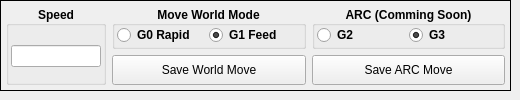
     <widget class="QWidget" name="tab">
      <attribute name="title">
       <string>Move World</string>
      </attribute>
      <widget class="QFrame" name="horizontalFrame_2">
       <property name="geometry">
        <rect>
         <x>0</x>
         <y>0</y>
         <width>511</width>
         <height>91</height>
        </rect>
       </property>
       <property name="frameShape">
        <enum>QFrame::Box</enum>
       </property>
       <layout class="QHBoxLayout" name="horizontalLayout_3">
        <property name="leftMargin">
         <number>5</number>
        </property>
        <property name="topMargin">
         <number>5</number>
        </property>
        <property name="rightMargin">
         <number>5</number>
        </property>
        <property name="bottomMargin">
         <number>5</number>
        </property>
        <item>
         <widget class="QGroupBox" name="gridGroupBox_4">
          <property name="maximumSize">
           <size>
            <width>100</width>
            <height>150</height>
           </size>
          </property>
          <property name="font">
           <font>
            <weight>75</weight>
            <bold>true</bold>
           </font>
          </property>
          <property name="title">
           <string>Speed</string>
          </property>
          <property name="alignment">
           <set>Qt::AlignCenter</set>
          </property>
          <property name="flat">
           <bool>false</bool>
          </property>
          <layout class="QGridLayout" name="gridLayout_5">
           <property name="leftMargin">
            <number>2</number>
           </property>
           <property name="topMargin">
            <number>5</number>
           </property>
           <property name="rightMargin">
            <number>2</number>
           </property>
           <property name="bottomMargin">
            <number>0</number>
           </property>
           <property name="spacing">
            <number>0</number>
           </property>
           <item row="1" column="0">
            <widget class="QLineEdit" name="feedLE"/>
           </item>
          </layout>
         </widget>
        </item>
        <item>
         <layout class="QVBoxLayout" name="verticalLayout_14">
          <item>
           <widget class="QGroupBox" name="moveGB">
            <property name="maximumSize">
             <size>
              <width>16777215</width>
              <height>80</height>
             </size>
            </property>
            <property name="font">
             <font>
              <weight>75</weight>
              <bold>true</bold>
             </font>
            </property>
            <property name="title">
             <string>Move World Mode</string>
            </property>
            <property name="alignment">
             <set>Qt::AlignCenter</set>
            </property>
            <layout class="QGridLayout" name="gridLayout_3">
             <property name="leftMargin">
              <number>2</number>
             </property>
             <property name="topMargin">
              <number>0</number>
             </property>
             <property name="rightMargin">
              <number>2</number>
             </property>
             <property name="bottomMargin">
              <number>2</number>
             </property>
             <property name="spacing">
              <number>0</number>
             </property>
             <item row="0" column="0">
              <widget class="QRadioButton" name="g0RB">
               <property name="maximumSize">
                <size>
                 <width>100</width>
                 <height>16777215</height>
                </size>
               </property>
               <property name="text">
                <string>G0 Rapid</string>
               </property>
               <property name="checked">
                <bool>false</bool>
               </property>
               <property name="gcode" stdset="0">
                <string>G0</string>
               </property>
              </widget>
             </item>
             <item row="0" column="2">
              <widget class="QRadioButton" name="g1RB">
               <property name="maximumSize">
                <size>
                 <width>100</width>
                 <height>16777215</height>
                </size>
               </property>
               <property name="text">
                <string>G1 Feed</string>
               </property>
               <property name="checked">
                <bool>true</bool>
               </property>
               <property name="gcode" stdset="0">
                <string>G1</string>
               </property>
              </widget>
             </item>
            </layout>
           </widget>
          </item>
          <item>
           <widget class="QPushButton" name="logPB">
            <property name="sizePolicy">
             <sizepolicy hsizetype="Preferred" vsizetype="Preferred">
              <horstretch>0</horstretch>
              <verstretch>0</verstretch>
             </sizepolicy>
            </property>
            <property name="minimumSize">
             <size>
              <width>80</width>
              <height>30</height>
             </size>
            </property>
            <property name="maximumSize">
             <size>
              <width>555</width>
              <height>30</height>
             </size>
            </property>
            <property name="text">
             <string>Save World Move</string>
            </property>
           </widget>
          </item>
         </layout>
        </item>
        <item>
         <layout class="QVBoxLayout" name="verticalLayout_15">
          <item>
           <widget class="QGroupBox" name="moveGB_2">
            <property name="maximumSize">
             <size>
              <width>16777215</width>
              <height>80</height>
             </size>
            </property>
            <property name="font">
             <font>
              <weight>75</weight>
              <bold>true</bold>
             </font>
            </property>
            <property name="title">
             <string>ARC (Comming Soon)</string>
            </property>
            <property name="alignment">
             <set>Qt::AlignCenter</set>
            </property>
            <layout class="QGridLayout" name="gridLayout_4">
             <property name="leftMargin">
              <number>2</number>
             </property>
             <property name="topMargin">
              <number>0</number>
             </property>
             <property name="rightMargin">
              <number>2</number>
             </property>
             <property name="bottomMargin">
              <number>2</number>
             </property>
             <property name="spacing">
              <number>0</number>
             </property>
             <item row="0" column="0">
              <widget class="QRadioButton" name="g0RB_2">
               <property name="maximumSize">
                <size>
                 <width>100</width>
                 <height>16777215</height>
                </size>
               </property>
               <property name="text">
                <string>G2</string>
               </property>
               <property name="checked">
                <bool>false</bool>
               </property>
               <property name="gcode" stdset="0">
                <string>G0</string>
               </property>
              </widget>
             </item>
             <item row="0" column="2">
              <widget class="QRadioButton" name="g1RB_2">
               <property name="maximumSize">
                <size>
                 <width>100</width>
                 <height>16777215</height>
                </size>
               </property>
               <property name="text">
                <string>G3</string>
               </property>
               <property name="checked">
                <bool>true</bool>
               </property>
               <property name="gcode" stdset="0">
                <string>G1</string>
               </property>
              </widget>
             </item>
            </layout>
           </widget>
          </item>
          <item>
           <widget class="QPushButton" name="logPB_2">
            <property name="sizePolicy">
             <sizepolicy hsizetype="Preferred" vsizetype="Preferred">
              <horstretch>0</horstretch>
              <verstretch>0</verstretch>
             </sizepolicy>
            </property>
            <property name="minimumSize">
             <size>
              <width>80</width>
              <height>30</height>
             </size>
            </property>
            <property name="maximumSize">
             <size>
              <width>555</width>
              <height>30</height>
             </size>
            </property>
            <property name="text">
             <string>Save ARC Move</string>
            </property>
           </widget>
          </item>
         </layout>
        </item>
       </layout>
      </widget>
     </widget>
